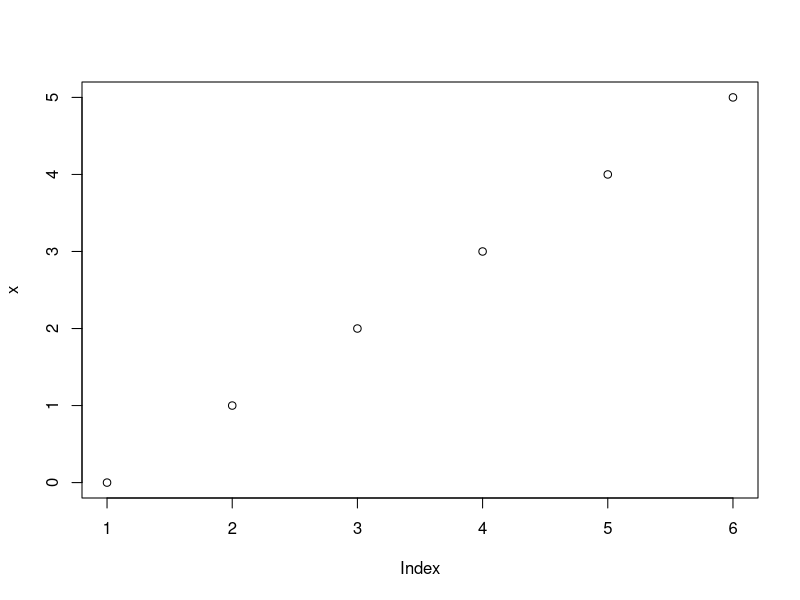

The R script that drew this image:
#<crdata_text>Arbitrary Text 00</crdata_text>

x = c(0,1,2,3,4,5)


#<crdata_object>x</crdata_object>

#<crdata_image>
plot(x)
#</crdata_image>


#<crdata_text>Arbitrary Text 01</crdata_text>

